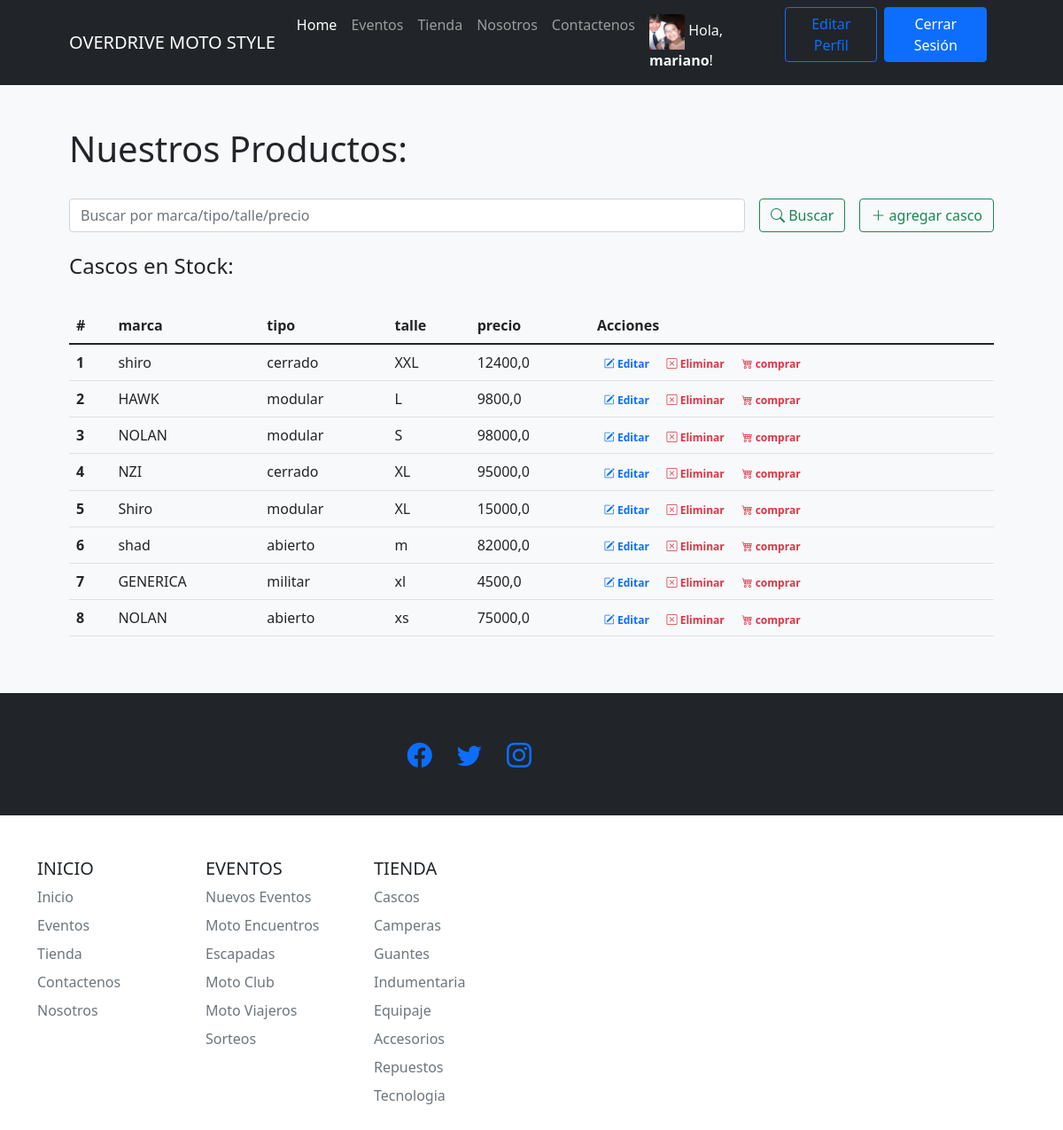
The app's page /tiendaapp/cascos/ (signed in) with its own data.
### tiendaapp/models.py (models this page shows)
class Avatar(models.Model):
    usuario = models.OneToOneField(User, on_delete=models.CASCADE)
    imagen = models.ImageField(upload_to='avatar/', blank=True, null=True)

class casco(models.Model):
    marca = models.CharField("Marca", max_length=30)
    tipo = models.CharField("Tipo", max_length=30)
    talle = models.CharField("Talle", max_length=6)
    precio = models.FloatField ("Precio $")

### tiendaapp/views.py (the view)
# urls.py: path('cascos/', cascos, name = 'cascos'),
@login_required
def cascos (request):
    if request.method == "POST":
        search = request.POST["search"]
        if search != "":
            cascos = casco.objects.filter( Q(marca__icontains=search) | Q(tipo__icontains=search) | Q(talle__icontains=search)| Q(precio__icontains=search) ).values()
            return render(request,"tiendaapp/cascos.html", {"cascos":cascos, "search":True, "busqueda":search})
    cascos = casco.objects.all()
    return render(request, 'tiendaapp/cascos.html', {"cascos":cascos, "search":False})

### tiendaapp/templates/tiendaapp/cascos.html (shortened to what this page needs)
{% extends 'tiendaapp/base.html' %}
{% load static %}
{% block contenidoPagina %}
<section class="bg-light py-5">
  <div class="container px-5">
      <h1>Nuestros Productos:</h1>
      <br>
      <div class="row gx-5 justify-content-center">
          <div class="col-lg-12">
              <form class="d-flex my-2 my-lg-0" action="" method="post">
                  <input class="flex-grow-0 form-control mr-sm-2" type="search" name="search" placeholder="Buscar por marca/tipo/talle/precio" aria-label="Search">
                  <button class="btn btn-outline-success text-nowrap ms-3 my-2 my-sm-0" type="submit"> <i class="bi bi-search"></i> Buscar</button>
                  {% if user.is_staff %}
                      <a class="btn btn-outline-success text-nowrap ms-3 my-2 my-sm-0" href="{% url 'crear_casco'%}"> <i class="bi bi-plus-lg"></i> agregar casco</a>
                  {% endif %}
              </form>
          </div>
      </div>
      <br>
      <h4>Cascos
          {% if search %}
              para "{{busqueda}}":
          {% else %}
          en Stock:
          {% endif %}
      </h4>
      <br>
      <div class="row gx-5 justify-content-center">
          <div class="col-lg-20 table-responsive">
              <table class="table table-theme">
                  <thead>
                      <tr>
                          <th scope="col">#</th>
                          <th scope="col">marca</th>
                          <th scope="col">tipo</th>
                          <th scope="col">talle</th>
                          <th scope="col">precio</th>
                          {% if user.is_staff %}
                              <th scope="col">Acciones</th>
                          {% endif %}
                      </tr>
                  </thead>
                  <tbody>
                      {% for casco in cascos %}
                          <tr>
                              <th scope="row">{{forloop.counter}}</th>
                              <td>{{casco.marca}}</td>
                              <td>{{casco.tipo}}</td>
                              <td>{{casco.talle}}</td>
                              <td>{{casco.precio}}</td>
                              <td>
                                  {% if user.is_staff %}
                                      <a href="{% url 'editar_casco' casco.id %}" class="text-primary badge badge-primary text-decoration-none"> <i class="bi bi-pencil-square"></i> Editar</a>
                                      <a href="{% url 'eliminar_casco' casco.id %}" class="text-danger badge badge-danger text-decoration-none"> <i class="bi bi-x-square"></i> Eliminar</a>
                                  {% endif %}
                                  <a href="{% url 'ver_producto' %}" class="text-danger badge badge-danger text-decoration-none"> <i class="bi bi-cart4"></i> comprar</a>
                              </td>
                          </tr>
                      {% endfor %}
                  </tbody>
              </table>
          </div>
      </div>
  </div>
</section>
{% endblock %}

### tiendaapp/templates/tiendaapp/base.html (shortened to what this page needs)
{% load static %}
<!DOCTYPE html>
<html lang="es-la">
    <head>
        <link rel="stylesheet" href="https://cdn.jsdelivr.net/npm/bootstrap-icons@1.8.3/font/bootstrap-icons.css">
        <link href="{% static 'css/styles.css'%}" rel="stylesheet" />
    </head>
    <body>
        <nav class="navbar navbar-expand-lg navbar-dark bg-dark">
            <div class="container px-5">
                <a class="navbar-brand" href="{% url 'index' %}">OVERDRIVE MOTO STYLE</a>
               <div class="collapse navbar-collapse" id="navbarSupportedContent">
                    <ul class="navbar-nav ms-auto mb-2 mb-lg-0">
                        <li class="nav-item"><a class="nav-link active" aria-current="page" href="{% url 'index' %}">Home</a></li>
                        <li class="nav-item"><a class="nav-link" href="{% url 'Eventos' %}">Eventos</a></li>
                        <li class="nav-item"><a class="nav-link" href="{% url 'tienda' %}">Tienda</a></li>
                        <li class="nav-item"><a class="nav-link" href="{% url 'nosotros' %}">Nosotros</a></li>
                        <li class="nav-item"><a class="nav-link" href="{% url 'contacto' %}">Contactenos</a></li>
                        {% if user.is_authenticated %}
                            <li class="nav-item"><p class="text-light my-2 mx-2">
                                {% if user.avatar.imagen %}
                                    <img src="{{ user.avatar.imagen.url }}" style="width: 40px; height: 40px;" alt="">
                                {% else %}
                                    <i class="bi bi-person-bounding-box"></i>
                                {% endif %}
                                Hola, <b>{{user.username}}</b>!</p></li>
                            <li class="nav-item"><a class="btn btn-outline-primary" href="{% url 'editar_perfil' %}">Editar Perfil</a></li>
                            <li class="nav-item"><a class="btn btn-primary mx-2" href="{% url 'logout' %}">Cerrar Sesión</a></li>
                        {% else %}
                            <li class="nav-item"><a class="btn btn-primary mx-2" href="{% url 'login' %}">Iniciar Sesión</a></li>
                            <li class="nav-item"><a class="btn btn-outline-primary" href="{% url 'register' %}">Registrarse</a></li>
                        {% endif %}
                    </ul>
                </div>
            </div>
        </nav>
        {% block contenidoPagina %}
        {% endblock %}
        <footer class="py-5 bg-dark">
            <div class="container px-4 px-lg-5">
                <div class="col-lg-6 h-100 text-center text-lg-end my-auto">
                    <ul class="list-inline mb-0">
                        <li class="list-inline-item me-4">
                            <a href="{% url 'en_construccion'%}" ><i class="bi-facebook fs-3"></i></a>
                        </li>
                        <li class="list-inline-item me-4">
                            <a href="{% url 'en_construccion'%}" ><i class="bi-twitter fs-3"></i></a>
                        </li>
                        <li class="list-inline-item">
                            <a href="{% url 'en_construccion'%}" ><i class="bi-instagram fs-3"></i></a>
                        </li>
                    </ul>
                </div>
        </footer>
    </body>
</html>
</html>
    </body>
        <div class="container">
            <footer class="py-5">
            <div class="row">
                <div class="col-6 col-md-2 mb-3">
                <h5>INICIO</h5>
                <ul class="nav flex-column">
                    <li class="nav-item mb-2"><a href="{% url 'index' %}" class="nav-link p-0 text-muted">Inicio</a></li>
                    <li class="nav-item mb-2"><a href="{% url 'Eventos' %}" class="nav-link p-0 text-muted">Eventos</a></li>
                    <li class="nav-item mb-2"><a href="{% url 'tienda' %}" class="nav-link p-0 text-muted">Tienda</a></li>
                    <li class="nav-item mb-2"><a href="{% url 'contacto' %}" class="nav-link p-0 text-muted">Contactenos</a></li>
                    <li class="nav-item mb-2"><a href="{% url 'nosotros' %}" class="nav-link p-0 text-muted">Nosotros</a></li>
                </ul>
                </div>
                <div class="col-6 col-md-2 mb-3">
                <h5>EVENTOS</h5>
                <ul class="nav flex-column">
                   {% if user.is_staff %}
                    <li class="nav-item mb-2"><a href="{% url 'crear_Evento' %}"  class="nav-link p-0 text-muted">Nuevos Eventos</a></li>
                   {% endif %}
                    <li class="nav-item mb-2"><a href="{% url 'Eventos' %}" class="nav-link p-0 text-muted">Moto Encuentros</a></li>
                    <li class="nav-item mb-2"><a href="{% url 'en_construccion'%}" class="nav-link p-0 text-muted">Escapadas</a></li>
                    <li class="nav-item mb-2"><a href="{% url 'en_construccion'%}" class="nav-link p-0 text-muted">Moto Club</a></li>
                    <li class="nav-item mb-2"><a href="{% url 'en_construccion'%}" class="nav-link p-0 text-muted">Moto Viajeros</a></li>
                    <li class="nav-item mb-2"><a href="{% url 'en_construccion'%}" class="nav-link p-0 text-muted">Sorteos</a></li>
                </ul>
                </div>
                <div class="col-6 col-md-2 mb-3">
                <h5>TIENDA</h5>
                <ul class="nav flex-column">
                    <li class="nav-item mb-2"><a href="{% url 'cascos' %}"  class="nav-link p-0 text-muted">Cascos</a></li>
                    <li class="nav-item mb-2"><a href="{% url 'camperas' %}"  class="nav-link p-0 text-muted">Camperas</a></li>
                    <li class="nav-item mb-2"><a href="{% url 'guantes' %}"  class="nav-link p-0 text-muted">Guantes</a></li>
                    <li class="nav-item mb-2"><a href="{% url 'indumentaria' %}"  class="nav-link p-0 text-muted">Indumentaria</a></li>
                    <li class="nav-item mb-2"><a href="{% url 'equipaje' %}"  class="nav-link p-0 text-muted">Equipaje</a></li>
                    <li class="nav-item mb-2"><a href="{% url 'accesorios' %}"  class="nav-link p-0 text-muted">Accesorios</a></li>
                    <li class="nav-item mb-2"><a href="{% url 'repuestos' %}"  class="nav-link p-0 text-muted">Repuestos</a></li>
                    <li class="nav-item mb-2"><a href="{% url 'tecnologia' %}"  class="nav-link p-0 text-muted">Tecnologia</a></li>
                </ul>
                </div>
        </div>
    </body>
</html>

### records on screen
casco: marca "shiro", tipo "cerrado", talle "XXL", precio "12400,0"
casco: marca "HAWK", tipo "modular", talle "L", precio "9800,0"
casco: marca "NOLAN", tipo "modular", talle "S", precio "98000,0"
casco: marca "NZI", tipo "cerrado", talle "XL", precio "95000,0"
casco: marca "Shiro", tipo "modular", talle "XL", precio "15000,0"
casco: marca "shad", tipo "abierto", talle "m", precio "82000,0"
casco: marca "GENERICA", tipo "militar", talle "xl", precio "4500,0"
casco: marca "NOLAN", tipo "abierto", talle "xs", precio "75000,0"

### other values on screen
{{ user.username }} "mariano"
